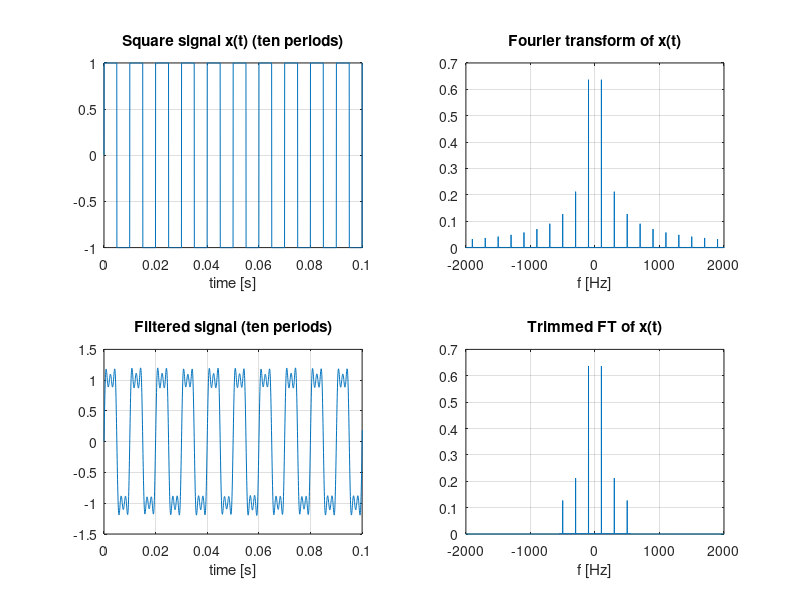

The MATLAB script that drew this image:
%% Labo5 - Exercice 2: Filtrage domaine fréquentiel
clc; clear; close all;

%% Generate square wave
f0 = 100; % [Hz]
T0 = 1/f0;
length = 1; % [s]
fe = 20000; % [Hz]
Te = 1/fe;
nb_period = 10;

N = length*fe;
tt = (0:N-1)*Te;
xt = sign(sin(2*pi*tt*f0));

% play signal
% soundsc(xt,fe);

%% compute spectrum
Xjf = fftshift(fft(xt)/N);
df = fe/N;
ff = -fe/2:df:fe/2 - df;

%% filter high frequencies
size(Xjf)
Xjf_f = Xjf;
freqThreshold = 550; % [Hz]
index = find(ff>freqThreshold,1)
indexLowTrim = N-index
Xjf_f(index:N) = 0;
Xjf_f(1:N-index) = 0;

%% reconstruct signal
xt_f = real(ifft(fftshift(Xjf_f * N)));

% play signal
 % soundsc(xt,fe);
soundsc(xt_f,fe);

%% plot data
figure();
subplot(2,2,1);
plot(tt,xt);
title('Square signal x(t) (ten periods)');
xlabel('time [s]');
xlim([0,10*T0]);
grid on;

subplot(2,2,2);
plot(ff,abs(Xjf));
title('Fourier transform of x(t)');
xlabel('f [Hz]');
xlim([-2000,2000]);
grid on;

subplot(2,2,3);
plot(tt,xt_f);
title('Filtered signal (ten periods)');
xlabel('time [s]');
xlim([0,10*T0]);
grid on;

subplot(2,2,4);
plot(ff,abs(Xjf_f));
title('Trimmed FT of x(t)');
xlabel('f [Hz]');
xlim([-2000,2000]);
grid on;
